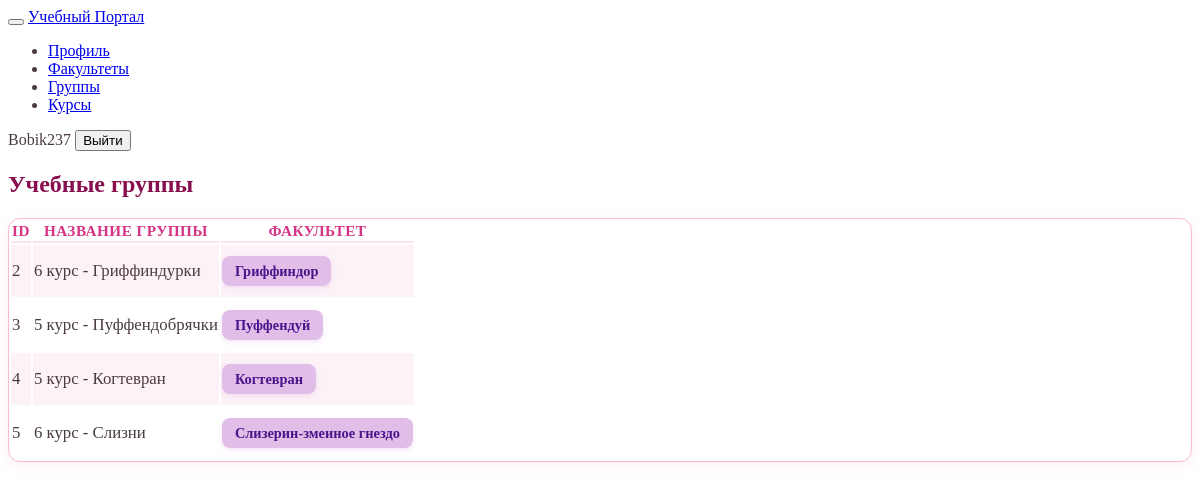
Screenshot of /groups/ (signed in) with the database file from the repository.
### accounts/models.py (models this page shows, shortened)
class AcademicGroup(models.Model):
    name = models.CharField(max_length=50)
    department = models.ForeignKey(
        Department,
        on_delete=models.CASCADE,
        related_name='groups'
    )

class Department(models.Model):
    name = models.CharField(max_length=100)

### accounts/views.py (the view)
# urls.py: path('groups/', views.academic_group_list, name='academic_group_list'),
@login_required
def academic_group_list(request):
    groups = AcademicGroup.objects.select_related('department').all()
    return render(request, 'academic_group_list.html', {
        'groups': groups,
        'is_methodist': is_methodist(request.user),
    })

### accounts/views.py (called while the page is built)
def is_methodist(user):
    return user.groups.filter(
        name='Методист'
    ).exists()

### templates/academic_group_list.html (shortened to what this page needs)
{% extends 'base.html' %}
{% block content %}
<div class="page-header d-print-none mb-4">
    <div class="row align-items-center">
        <div class="col">
            <h2 class="page-title" style="font-weight: 700; color: #880e4f;">Учебные группы</h2>
        </div>
    </div>
</div>
<div class="card shadow-sm">
    <div class="table-responsive">
        <table class="table table-vcenter card-table table-striped">
            <thead>
                <tr>
                    <th>ID</th>
                    <th>Название группы</th>
                    <th>Факультет</th>
                </tr>
            </thead>
            <tbody>
                {% for group in groups %}
                <tr>
                    <td class="text-muted">{{ group.id }}</td>
                    <td class="fw-bold">{{ group.name }}</td>
                    <td>
                        <span class="badge badge-dept">
                            {{ group.department.name }}
                        </span>
                    </td>
                </tr>
                {% empty %}
                <tr><td colspan="4" class="text-center text-muted py-5">Группы пока не добавлены</td></tr>
                {% endfor %}
            </tbody>
        </table>
    </div>
</div>
{% endblock %}

### templates/base.html (shortened to what this page needs)
{% load static %}
<!DOCTYPE html>
<html lang="ru">
<head>
    <link href="https://cdn.jsdelivr.net/npm/@tabler/core@1.0.0-beta20/dist/css/tabler.min.css" rel="stylesheet"/>
    <link href="https://cdn.jsdelivr.net/npm/@tabler/core@1.0.0-beta20/dist/css/tabler-flags.min.css" rel="stylesheet"/>
    <link href="https://cdn.jsdelivr.net/npm/@tabler/core@1.0.0-beta20/dist/css/tabler-payments.min.css" rel="stylesheet"/>
    <link href="https://cdn.jsdelivr.net/npm/@tabler/core@1.0.0-beta20/dist/css/tabler-vendors.min.css" rel="stylesheet"/>
    <link href="https://cdn.jsdelivr.net/npm/@tabler/icons@2.40.0/iconfont/tabler-icons.min.css" rel="stylesheet"/>
    <link href="https://cdn.jsdelivr.net/npm/@tabler/core@1.0.0-beta20/dist/css/tabler.min.css" rel="stylesheet"/>
    {% load static %}
    <link href="{% static 'css/custom-tabler.css' %}" rel="stylesheet"/>
</head>
<body class="layout-fluid">
    <header class="navbar navbar-expand-md d-print-none">
        <div class="container-xl">
            <button class="navbar-toggler" type="button" data-bs-toggle="collapse" data-bs-target="#navbar-menu">
            </button>
            <a href="/" class="navbar-brand navbar-brand-autodark d-none-navbar-horizontal pe-0 pe-md-3">
                Учебный Портал
            </a>
            <div class="collapse navbar-collapse" id="navbar-menu">
                <ul class="navbar-nav pt-lg-3">
                    <li class="nav-item"><a class="nav-link" href="/profile/">Профиль</a></li>
                    <li class="nav-item"><a class="nav-link" href="/departments/">Факультеты</a></li>
                    <li class="nav-item"><a class="nav-link" href="/groups/">Группы</a></li>
                    <li class="nav-item"><a class="nav-link" href="/courses/">Курсы</a></li>
                </ul>
            </div>
            <div class="my-2 my-md-0 flex-grow-1 flex-md-grow-0 order-first order-md-last">
                {% if user.is_authenticated %}
                    <span class="badge bg-primary me-2">{{ user.username }}</span>
                    <form method="post" action="{% url 'logout' %}" style="display:inline;">
                        <button type="submit" class="btn btn-sm btn-outline-danger">Выйти</button>
                    </form>
                {% else %}
                    <a href="{% url 'login' %}" class="btn btn-sm btn-primary">Войти</a>
                {% endif %}
            </div>
        </div>
    </header>
    <div class="page-wrapper">
        <div class="page-body">
            <div class="container-xl">
                {% block content %}
                {% endblock %}
            </div>
        </div>
    </div>
</body>
</html>

### static/css/custom-tabler.css (style rules this page uses)
:root { --tblr-body-bg: #fff0f5; --tblr-primary: #d63384; --tblr-primary-rgb: 214, 51, 132; --tblr-card-bg: #ffffff; --tblr-border-color: #f8bbd0; }
body { font-size: 16px; color: #4a3b42; }
.table thead th { font-size: 0.95rem; text-transform: uppercase; letter-spacing: 0.5px; color: #d63384; font-weight: 700; border-bottom: 2px solid #fce4ec !important; }
.table td { font-size: 1.05rem; vertical-align: middle; padding-top: 1rem !important; padding-bottom: 1rem !important; }
.table-striped > tbody > tr:nth-of-type(odd) > * { background-color: #fdf2f8; }
.card { border: 1px solid var(--tblr-border-color); box-shadow: 0 4px 15px rgba(214, 51, 132, 0.08); border-radius: 12px; overflow: hidden; }
.badge-dept { background-color: #e1bee7 !important; color: #4a148c !important; font-weight: 600; padding: 0.5em 0.9em; border-radius: 8px; font-size: 0.9rem; box-shadow: 0 2px 5px rgba(225, 190, 231, 0.4); }

### rows the page displays
AcademicGroup: id "2", name "6 курс - Гриффиндурки", department.name "Гриффиндор"
AcademicGroup: id "3", name "5 курс - Пуффендобрячки", department.name "Пуффендуй"
AcademicGroup: id "4", name "5 курс - Когтевран", department.name "Когтевран"
AcademicGroup: id "5", name "6 курс - Слизни", department.name "Слизерин-змеиное гнездо"

### other values shown
{{ user.username }} "Bobik237"
